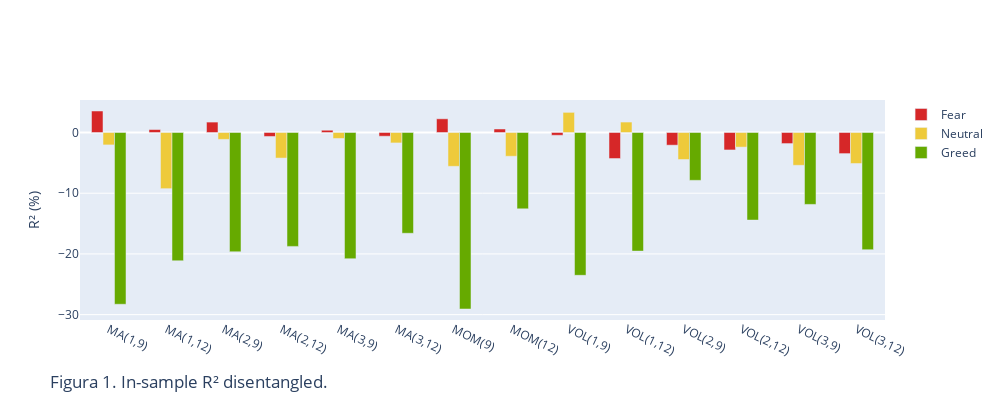

Source (notebook cell):
### Code cell
r2_df.index = ['MA(1,9)','MA(1,12)','MA(2,9)','MA(2,12)','MA(3,9)','MA(3,12)','MOM(9)','MOM(12)','VOL(1,9)','VOL(1,12)','VOL(2,9)','VOL(2,12)','VOL(3,9)','VOL(3,12)']

cores2 = [px.colors.qualitative.D3[3], px.colors.qualitative.T10[5], px.colors.qualitative.G10[7]]

fig = px.bar(r2_df*100, r2_df.index, ["Fear", "Neutral", "Greed"], 
             title="Figura 1. In-sample R² disentangled.", color_discrete_sequence=cores2,
             labels={"value": "R² (%)", "index": "", "variable": ""})
fig.update_layout(barmode='group',bargroupgap=0, bargap=0.4, width=1000, height=400, title_x=0.05, title_y=0.03)
fig.update_xaxes(tickangle=25)
fig.show()

### Figure 1 — Plotly figure (JSON) as saved in the notebook; plotly's stock layout.template omitted (floating-point values rounded to 4 significant figures)
{"data": [{"alignmentgroup": "True", "hovertemplate": "=%{x}<br>R² (%)=%{y}<extra></extra>", "legendgroup": "Fear", "marker": {"color": "#D62728", "pattern": {"shape": ""}}, "name": "Fear", "offsetgroup": "Fear", "orientation": "v", "showlegend": true, "textposition": "auto", "type": "bar", "x": ["MA(1,9)", "MA(1,12)", "MA(2,9)", "MA(2,12)", "MA(3,9)", "MA(3,12)", "MOM(9)", "MOM(12)", "VOL(1,9)", "VOL(1,12)", "VOL(2,9)", "VOL(2,12)", "VOL(3,9)", "VOL(3,12)"], "xaxis": "x", "y": [3.541, 0.4897, 1.716, -0.6529, 0.3745, -0.6142, 2.256, 0.5778, -0.4608, -4.287, -2.089, -2.876, -1.823, -3.476], "yaxis": "y"}, {"alignmentgroup": "True", "hovertemplate": "=%{x}<br>R² (%)=%{y}<extra></extra>", "legendgroup": "Neutral", "marker": {"color": "#EECA3B", "pattern": {"shape": ""}}, "name": "Neutral", "offsetgroup": "Neutral", "orientation": "v", "showlegend": true, "textposition": "auto", "type": "bar", "x": ["MA(1,9)", "MA(1,12)", "MA(2,9)", "MA(2,12)", "MA(3,9)", "MA(3,12)", "MOM(9)", "MOM(12)", "VOL(1,9)", "VOL(1,12)", "VOL(2,9)", "VOL(2,12)", "VOL(3,9)", "VOL(3,12)"], "xaxis": "x", "y": [-2.044, -9.248, -1.137, -4.212, -0.9837, -1.717, -5.573, -3.914, 3.318, 1.722, -4.45, -2.409, -5.403, -5.109], "yaxis": "y"}, {"alignmentgroup": "True", "hovertemplate": "=%{x}<br>R² (%)=%{y}<extra></extra>", "legendgroup": "Greed", "marker": {"color": "#66AA00", "pattern": {"shape": ""}}, "name": "Greed", "offsetgroup": "Greed", "orientation": "v", "showlegend": true, "textposition": "auto", "type": "bar", "x": ["MA(1,9)", "MA(1,12)", "MA(2,9)", "MA(2,12)", "MA(3,9)", "MA(3,12)", "MOM(9)", "MOM(12)", "VOL(1,9)", "VOL(1,12)", "VOL(2,9)", "VOL(2,12)", "VOL(3,9)", "VOL(3,12)"], "xaxis": "x", "y": [-28.29, -21.13, -19.65, -18.76, -20.79, -16.6, -29.07, -12.57, -23.53, -19.54, -7.88, -14.43, -11.85, -19.3], "yaxis": "y"}], "layout": {"bargap": 0.4, "bargroupgap": 0, "barmode": "group", "height": 400, "legend": {"title": {"text": ""}, "tracegroupgap": 0}, "title": {"text": "Figura 1. In-sample R² disentangled.", "x": 0.05, "y": 0.03}, "width": 1000, "xaxis": {"anchor": "y", "domain": [0, 1], "tickangle": 25, "title": {"text": ""}}, "yaxis": {"anchor": "x", "domain": [0, 1], "title": {"text": "R² (%)"}}}}
